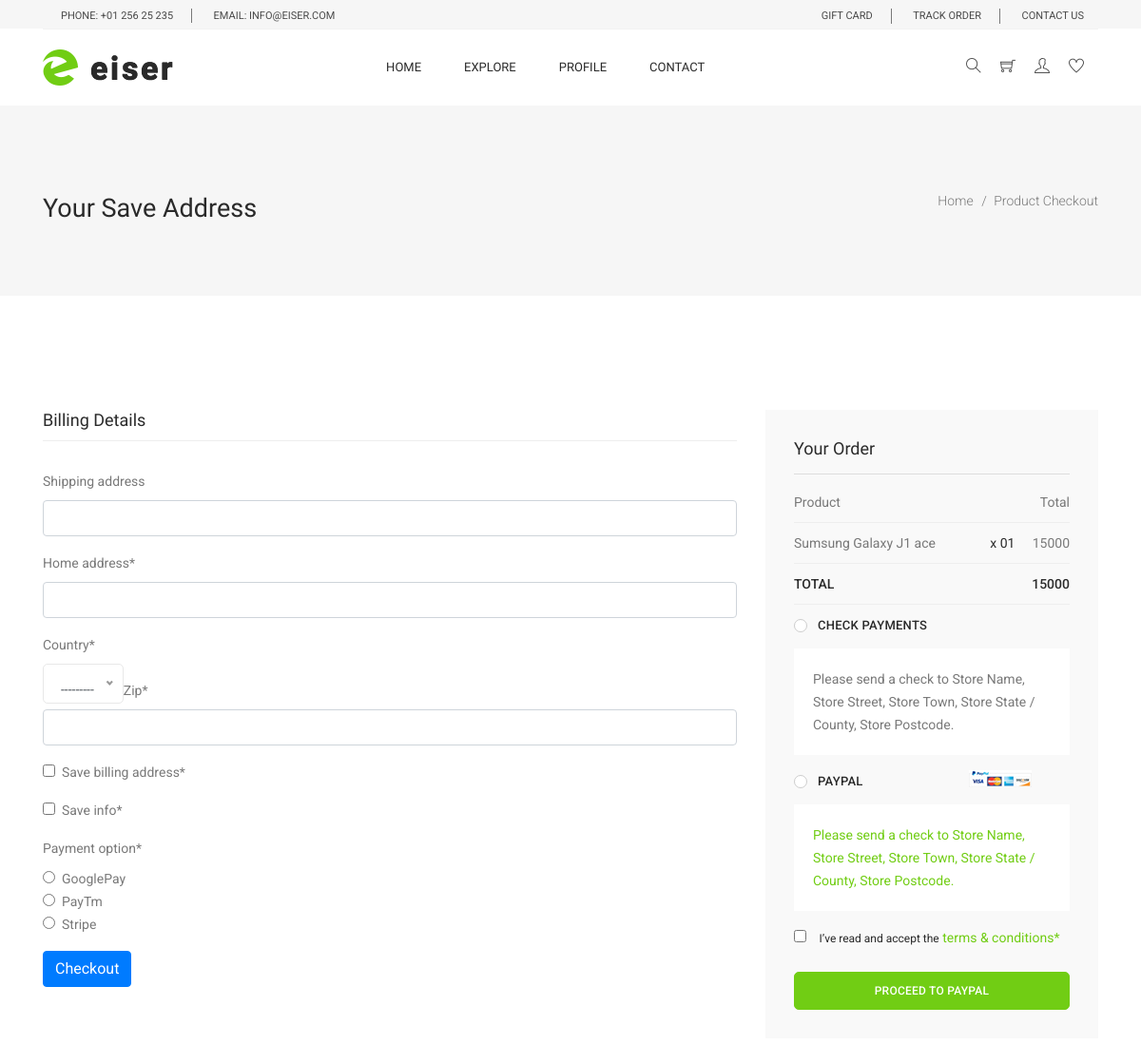
Page /checkouts/ (signed in) on the earlier database version.
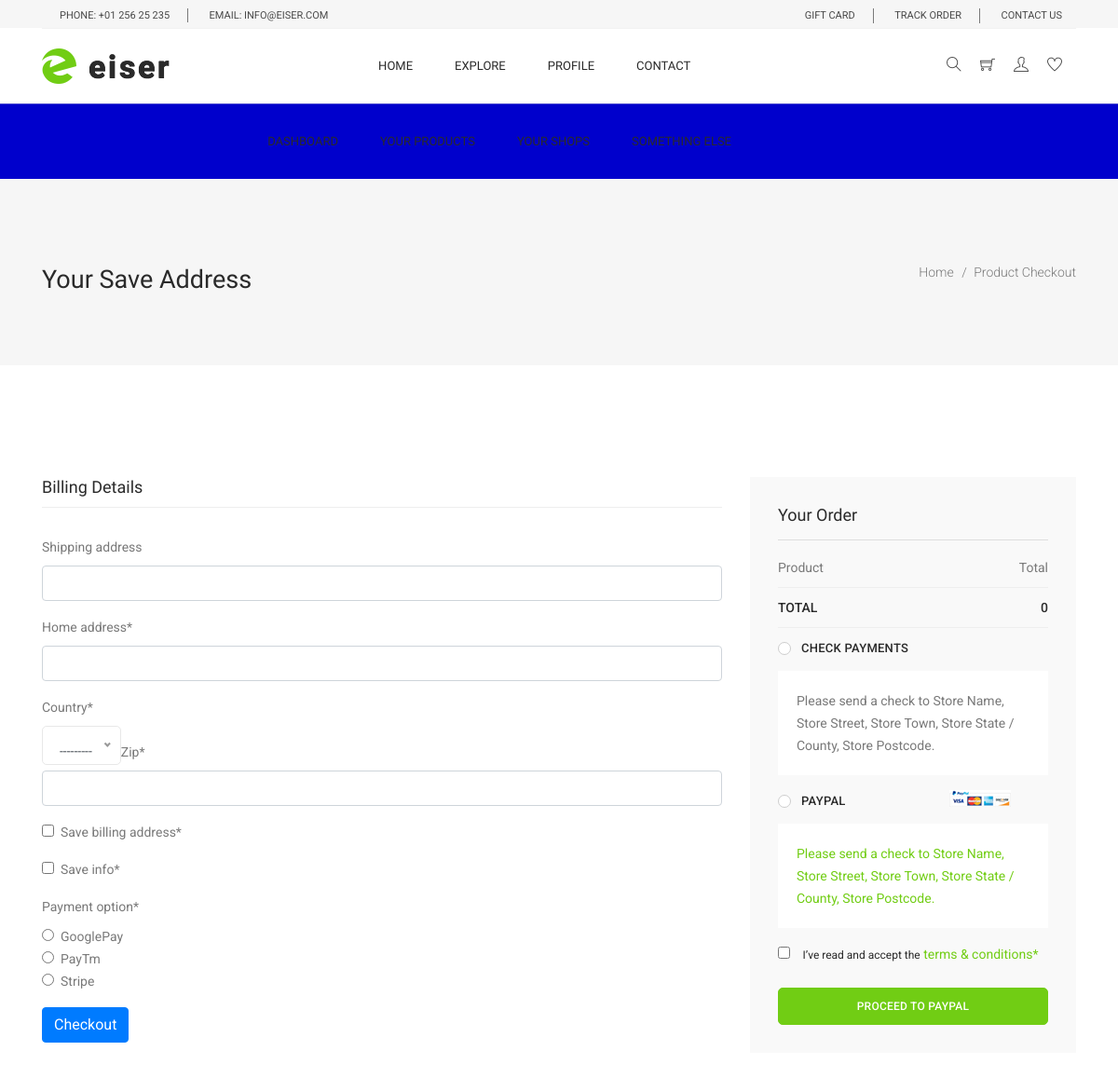
Same page on the later database version.
### core/models.py (models this page shows, shortened)
class OrderItem(models.Model):
    user=models.ForeignKey(settings.AUTH_USER_MODEL, on_delete=models.CASCADE,blank=True,null=True)
    ordered = models.BooleanField(default=False)
    item=models.ForeignKey(Item,on_delete=models.CASCADE)
    quantity=models.IntegerField(default=1)
    def get_total_order_price(self):
        return self.quantity * self.item.price
    def get_final_price(self):
        if self.item.price:
            return self.get_total_order_price()
        return self.get_total_discount_price()

class Item(models.Model):
    title=models.CharField(max_length=100,default=default_product_name)
    price=models.IntegerField(default=random.randrange(15000,50000,1000))
    discount_price=models.IntegerField(blank=True,null=True)
    """  In template you have to use {{ i.get_category_display }}  ==> Shirt  If   {{ i.category }} ===> S """
    """  In template you have to use {{ i.get_label_display }}  ==> primary  If   {{ i.label }} ===> P """
    slug=models.SlugField(blank=True,null=True,unique=True)
    category=models.ForeignKey(Category,on_delete=models.CASCADE,blank=True,null=True)
    brand=models.ForeignKey(Brand,on_delete=models.CASCADE,blank=True,null=True)
    subcategory=models.ForeignKey(SubCategory,on_delete=models.CASCADE,blank=True,null=True)
    desc=models.TextField(default="THis is desc ",max_length=500)
    favourite=models.ManyToManyField(settings.AUTH_USER_MODEL,
                                     blank=True,null=True)
    sellerprofileshop=models.ForeignKey(SellerProfileForUser,on_delete=models.CASCADE)
    random_string_gen_for_slug=models.CharField(default=random_string_gen,max_length=100)

class Order(models.Model):
    user=models.ForeignKey(settings.AUTH_USER_MODEL, on_delete=models.CASCADE)
    ordered=models.BooleanField(default=False)
    items=models.ManyToManyField(OrderItem)
    start_date=models.DateTimeField(auto_now_add=True)
    ordered_date=models.DateTimeField()
    billing_address = models.ForeignKey(
        BillingAddress, on_delete=models.SET_NULL, blank=True, null=True)
    payment = models.ForeignKey(
        Payment, on_delete=models.SET_NULL, blank=True, null=True)
    def get_total_amount(self):
        total=0
        for i in self.items.all():
            total+=i.get_final_price()
        return total

### core/views.py (the view, shortened to what this page needs)
# urls.py: path('checkouts/',CheckoutView.as_view(),name='checkouts'),
class CheckoutView(LoginRequiredMixin,View):
    def get(self,*args,**kwargs):
        form=CheckoutForm()
        order=Order.objects.get(user=self.request.user,ordered=False)
        address=BillingAddress.objects.filter(user=self.request.user)
        context={
            'order':order,
            'form':form,
            'addresses':address,
        }
        return render(self.request,'aws/checkout.html',context)

### core/forms.py
class CheckoutForm(forms.Form):
    shipping_address = forms.CharField(required=False)
    home_address = forms.CharField(required=True)
    country= CountryField(blank_label='(Select Country)').formfield()
    zip=forms.IntegerField(max_value=1000000)
    save_billing_address=forms.BooleanField(widget=forms.CheckboxInput)
    save_info=forms.BooleanField(widget=forms.CheckboxInput)
    payment_option=forms.ChoiceField(widget=forms.RadioSelect,
                                      choices=PAYMENT_CHOICES)

### core/templates/aws/checkout.html (shortened to what this page needs)
{% extends 'aws/base.html' %}
{% load crispy_forms_tags %}
{% block body %}
  <body>
    <section class="banner_area">
      <div class="banner_inner d-flex align-items-center">
        <div class="container">
          <div
            class="banner_content d-md-flex justify-content-between align-items-center">
            <div class="mb-1 mb-md-0">
              <br>
              <h2> Your Save Address </h2>
            </div>
            <div class="page_link">
              <a href="index.html">Home</a>
              <a href="checkout.html">Product Checkout</a>
            </div>
          </div>
        </div>
      </div>
    </section>
    <section class="checkout_area section_gap">
      <div class="container">
        <div class="billing_details">
          <div class="row">
            <div class="col-lg-8">
              <h3>Billing Details</h3>
              <form method="POST">
              {{ form | crispy }}
              <button class="btn btn-primary" type="submit">Checkout</button>
              </form>
            </div>
            <div class="col-lg-4">
              <div class="order_box">
                <h2>Your Order</h2>
                <ul class="list">
                  <li>
                    <a href="#">Product<span>Total</span></a>
                  </li>
                  {% for obj in order.items.all %}
                  <li>
                    <a href="#">{{ obj.item.title }}
                      <span class="middle">x 0{{ obj.quantity }}</span>
                      <span class="last">{{ obj.get_final_price }}</span>
                    </a>
                  </li>
                  {% endfor %}
                </ul>
                <ul class="list list_2">
                  <li>
                    <a href="#">Total
                      <span>{{ order.get_total_amount }}</span>
                    </a>
                  </li>
                </ul>
                <div class="payment_item">
                  <div class="radion_btn">
                    <label for="f-option5">Check payments</label>
                    <div class="check"></div>
                  </div>
                  <p>
                    Please send a check to Store Name, Store Street, Store Town,
                    Store State / County, Store Postcode.
                  </p>
                </div>
                <div class="payment_item active">
                  <div class="radion_btn">
                    <label for="f-option6">Paypal </label>
                    <img src="img/product/single-product/card.jpg" alt="" />
                    <div class="check"></div>
                  </div>
                  <p>
                    Please send a check to Store Name, Store Street, Store Town,
                    Store State / County, Store Postcode.
                  </p>
                </div>
                <div class="creat_account">
                  <input type="checkbox" id="f-option4" name="selector" />
                  <label for="f-option4">I’ve read and accept the </label>
                  <a href="#">terms & conditions*</a>
                </div>
                <a class="main_btn" href="#">Proceed to Paypal</a>
              </div>
            </div>
          </div>
        </div>
      </div>
    </section>
  </body>
{% endblock body %}

Differences in the rows shown:
removed OrderItem: item "Sumsung Galaxy J1 ace", quantity "1", get_final_price "15000"
computed for Order: get_total_amount "15000" → "0"
